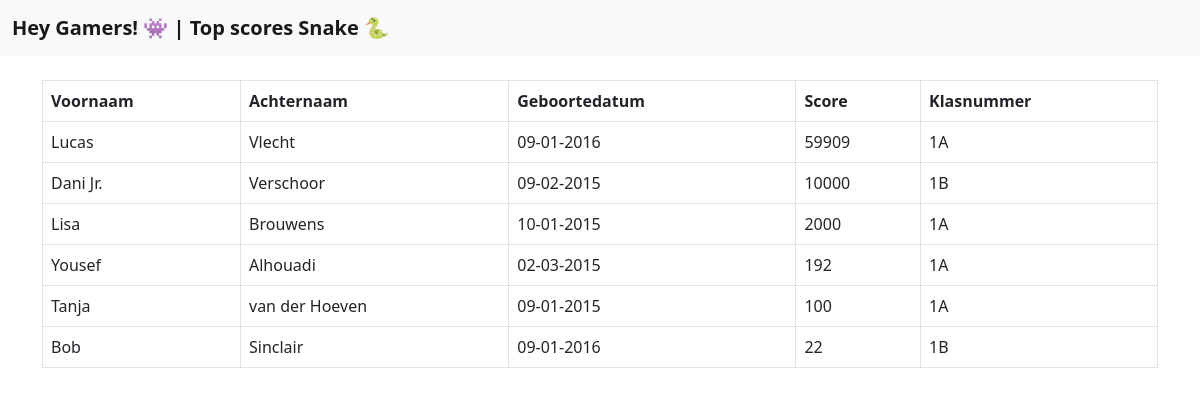
Page /scorelist/ on the committed database.
### scorelist/models.py (models this page shows, shortened)
class Kids(models.Model):
    first_name = models.CharField(max_length = 255)
    last_name = models.CharField(max_length = 255)
    birth_date = models.CharField(max_length = 255)
    score = models.IntegerField()
    class_code = models.CharField(max_length = 255)

### scorelist/views.py (the view)
# urls.py: path('', views.index, name = 'index') # root of the app from index view
def index(request):
    kids = Kids.objects.all() # SELECT * FROM kids
    ordered_score = Kids.objects.order_by('-score')
    return render(request, 'scorelist/index.html', { 'kids': kids, 'ordered_score': ordered_score })

### scorelist/templates/scorelist/index.html
{% extends 'scorelist/base.html' %}
{% block content %}
    <table class="table table-bordered table-hover">
        <thead>
        <tr>
            <th>Voornaam</th>
            <th>Achternaam</th>
            <th>Geboortedatum</th>
            <th>Score</th>
            <th>Klasnummer</th>
        </tr>
        </thead>
        <tbody>
        {% for score in ordered_score %}
        <tr>
            <td>{{ score.first_name }}</td>
            <td>{{ score.last_name }}</td>
            <td>{{ score.birth_date }}</td>
            <td>{{ score.score }}</td>
            <td>{{ score.class_code }}</td>
        </tr>
        {% endfor %}
        </tbody>
    </table>
{% endblock %}

### scorelist/templates/scorelist/base.html (shortened to what this page needs)
<!doctype html>
<html lang="en">
  <head>
    <link href="https://cdn.jsdelivr.net/npm/bootstrap@5.0.1/dist/css/bootstrap.min.css" rel="stylesheet">
  </head>
  <body>
    <nav class="navbar navbar-light bg-light">
      <div class="container-fluid">
        <a class="navbar-brand" href="#"><strong>Hey Gamers! 👾 | Top scores Snake 🐍</strong></a>
      </div>
    </nav>
    <br>
    <main class="container">
      {% block content %}
      {% endblock %}
    </main>
  </body>
</html>

### rows in the picture
Kids: first_name "Lucas", last_name "Vlecht", birth_date "09-01-2016", score "59909", class_code "1A"
Kids: first_name "Dani Jr.", last_name "Verschoor", birth_date "09-02-2015", score "10000", class_code "1B"
Kids: first_name "Lisa", last_name "Brouwens", birth_date "10-01-2015", score "2000", class_code "1A"
Kids: first_name "Yousef", last_name "Alhouadi", birth_date "02-03-2015", score "192", class_code "1A"
Kids: first_name "Tanja", last_name "van der Hoeven", birth_date "09-01-2015", score "100", class_code "1A"
Kids: first_name "Bob", last_name "Sinclair", birth_date "09-01-2016", score "22", class_code "1B"
